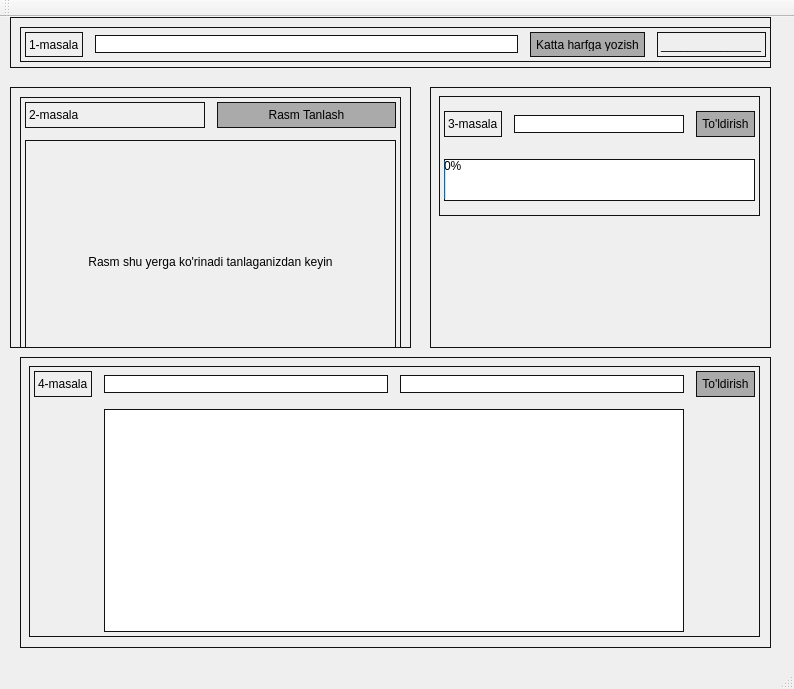
<?xml version="1.0" encoding="UTF-8"?>
<ui version="4.0">
 <class>Topshiriqlar</class>
 <widget class="QMainWindow" name="Topshiriqlar">
  <property name="geometry">
   <rect>
    <x>0</x>
    <y>0</y>
    <width>794</width>
    <height>689</height>
   </rect>
  </property>
  <property name="windowTitle">
   <string>Topshiriqlar</string>
  </property>
  <widget class="QWidget" name="centralWidget">
   <widget class="QWidget" name="widget" native="true">
    <property name="geometry">
     <rect>
      <x>10</x>
      <y>0</y>
      <width>761</width>
      <height>51</height>
     </rect>
    </property>
    <property name="styleSheet">
     <string notr="true">QWidget{
border: 1px solid #111;
}</string>
    </property>
    <widget class="QWidget" name="horizontalLayoutWidget">
     <property name="geometry">
      <rect>
       <x>10</x>
       <y>10</y>
       <width>751</width>
       <height>35</height>
      </rect>
     </property>
     <layout class="QHBoxLayout" name="horizontalLayout">
      <property name="spacing">
       <number>12</number>
      </property>
      <property name="leftMargin">
       <number>5</number>
      </property>
      <property name="topMargin">
       <number>5</number>
      </property>
      <property name="rightMargin">
       <number>5</number>
      </property>
      <property name="bottomMargin">
       <number>5</number>
      </property>
      <item>
       <widget class="QLabel" name="label">
        <property name="text">
         <string>1-masala</string>
        </property>
       </widget>
      </item>
      <item>
       <widget class="QLineEdit" name="lineEdit"/>
      </item>
      <item>
       <widget class="QPushButton" name="pushButton">
        <property name="styleSheet">
         <string notr="true">QPushButton{
	padding:5px;
	background-color:#aaa;
}
QPushButton:hover{
	background-color:#222;
	color: #f1f1f1;
}</string>
        </property>
        <property name="text">
         <string>Katta harfga yozish</string>
        </property>
       </widget>
      </item>
      <item>
       <widget class="QLabel" name="label_2">
        <property name="text">
         <string>_______________</string>
        </property>
       </widget>
      </item>
     </layout>
    </widget>
   </widget>
   <widget class="QWidget" name="widget_2" native="true">
    <property name="geometry">
     <rect>
      <x>10</x>
      <y>70</y>
      <width>401</width>
      <height>261</height>
     </rect>
    </property>
    <property name="styleSheet">
     <string notr="true">QWidget{
border: 1px solid #111;
}</string>
    </property>
    <widget class="QWidget" name="gridLayoutWidget">
     <property name="geometry">
      <rect>
       <x>10</x>
       <y>10</y>
       <width>381</width>
       <height>291</height>
      </rect>
     </property>
     <layout class="QGridLayout" name="gridLayout">
      <property name="leftMargin">
       <number>5</number>
      </property>
      <property name="topMargin">
       <number>5</number>
      </property>
      <property name="rightMargin">
       <number>5</number>
      </property>
      <property name="bottomMargin">
       <number>5</number>
      </property>
      <property name="spacing">
       <number>12</number>
      </property>
      <item row="0" column="0">
       <widget class="QLabel" name="label_3">
        <property name="text">
         <string>2-masala</string>
        </property>
       </widget>
      </item>
      <item row="1" column="0" colspan="2">
       <widget class="QLabel" name="label_4">
        <property name="text">
         <string>Rasm shu yerga ko'rinadi tanlaganizdan keyin</string>
        </property>
        <property name="scaledContents">
         <bool>true</bool>
        </property>
        <property name="alignment">
         <set>Qt::AlignCenter</set>
        </property>
       </widget>
      </item>
      <item row="0" column="1">
       <widget class="QPushButton" name="pushButton_2">
        <property name="styleSheet">
         <string notr="true">QPushButton{
	padding:5px;
	background-color:#aaa;
}
QPushButton:hover{
	background-color:#222;
	color: #f1f1f1;
}</string>
        </property>
        <property name="text">
         <string>Rasm Tanlash</string>
        </property>
       </widget>
      </item>
     </layout>
    </widget>
   </widget>
   <widget class="QWidget" name="widget_3" native="true">
    <property name="geometry">
     <rect>
      <x>430</x>
      <y>70</y>
      <width>341</width>
      <height>261</height>
     </rect>
    </property>
    <property name="styleSheet">
     <string notr="true">QWidget{
border: 1px solid #111;
}</string>
    </property>
    <widget class="QWidget" name="gridLayoutWidget_2">
     <property name="geometry">
      <rect>
       <x>9</x>
       <y>9</y>
       <width>321</width>
       <height>120</height>
      </rect>
     </property>
     <layout class="QGridLayout" name="gridLayout_2">
      <property name="leftMargin">
       <number>5</number>
      </property>
      <property name="topMargin">
       <number>5</number>
      </property>
      <property name="rightMargin">
       <number>5</number>
      </property>
      <property name="bottomMargin">
       <number>5</number>
      </property>
      <property name="spacing">
       <number>12</number>
      </property>
      <item row="0" column="1">
       <widget class="QLineEdit" name="lineEdit_2"/>
      </item>
      <item row="0" column="0">
       <widget class="QLabel" name="label_5">
        <property name="text">
         <string>3-masala</string>
        </property>
       </widget>
      </item>
      <item row="0" column="2">
       <widget class="QPushButton" name="pushButton_3">
        <property name="styleSheet">
         <string notr="true">QPushButton{
	padding:5px;
	background-color:#aaa;
}
QPushButton:hover{
	background-color:#222;
	color: #f1f1f1;
}</string>
        </property>
        <property name="text">
         <string>To'ldirish</string>
        </property>
       </widget>
      </item>
      <item row="6" column="0" colspan="3">
       <widget class="QProgressBar" name="progressBar">
        <property name="styleSheet">
         <string notr="true">QProgressBar{
	height: 40px;
}</string>
        </property>
        <property name="value">
         <number>0</number>
        </property>
       </widget>
      </item>
     </layout>
    </widget>
   </widget>
   <widget class="QWidget" name="widget_4" native="true">
    <property name="geometry">
     <rect>
      <x>20</x>
      <y>340</y>
      <width>751</width>
      <height>291</height>
     </rect>
    </property>
    <property name="styleSheet">
     <string notr="true">QWidget{
border: 1px solid #111;
}</string>
    </property>
    <widget class="QWidget" name="gridLayoutWidget_3">
     <property name="geometry">
      <rect>
       <x>9</x>
       <y>9</y>
       <width>731</width>
       <height>271</height>
      </rect>
     </property>
     <layout class="QGridLayout" name="gridLayout_3">
      <property name="leftMargin">
       <number>5</number>
      </property>
      <property name="topMargin">
       <number>5</number>
      </property>
      <property name="rightMargin">
       <number>5</number>
      </property>
      <property name="bottomMargin">
       <number>5</number>
      </property>
      <property name="spacing">
       <number>12</number>
      </property>
      <item row="0" column="3">
       <widget class="QPushButton" name="pushButton_4">
        <property name="styleSheet">
         <string notr="true">QPushButton{
	padding:5px;
	background-color:#aaa;
}
QPushButton:hover{
	background-color:#222;
	color: #f1f1f1;
}</string>
        </property>
        <property name="text">
         <string>To'ldirish</string>
        </property>
       </widget>
      </item>
      <item row="0" column="1">
       <widget class="QLineEdit" name="satr"/>
      </item>
      <item row="0" column="0">
       <widget class="QLabel" name="label_6">
        <property name="text">
         <string>4-masala</string>
        </property>
       </widget>
      </item>
      <item row="0" column="2">
       <widget class="QLineEdit" name="ustun"/>
      </item>
      <item row="1" column="1" colspan="2">
       <widget class="QTableWidget" name="tableWidget"/>
      </item>
     </layout>
    </widget>
   </widget>
  </widget>
  <widget class="QMenuBar" name="menuBar">
   <property name="geometry">
    <rect>
     <x>0</x>
     <y>0</y>
     <width>794</width>
     <height>21</height>
    </rect>
   </property>
  </widget>
  <widget class="QToolBar" name="mainToolBar">
   <attribute name="toolBarArea">
    <enum>TopToolBarArea</enum>
   </attribute>
   <attribute name="toolBarBreak">
    <bool>false</bool>
   </attribute>
  </widget>
  <widget class="QStatusBar" name="statusBar"/>
 </widget>
 <layoutdefault spacing="6" margin="11"/>
 <resources/>
 <connections/>
</ui>
